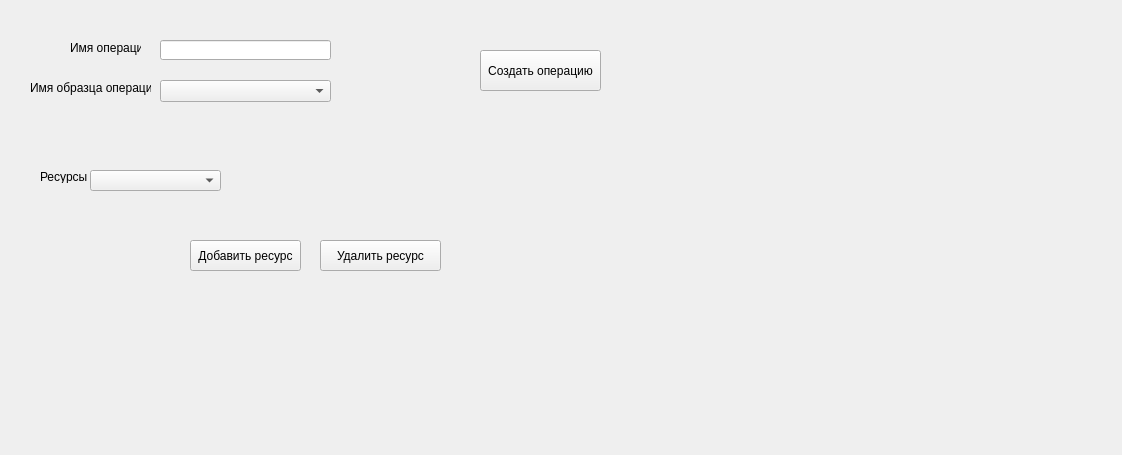
<?xml version="1.0" encoding="UTF-8"?>
<ui version="4.0">
 <class>FormCreateOperation</class>
 <widget class="QWidget" name="FormCreateOperation">
  <property name="geometry">
   <rect>
    <x>0</x>
    <y>0</y>
    <width>1122</width>
    <height>455</height>
   </rect>
  </property>
  <property name="windowTitle">
   <string>Создание операции</string>
  </property>
  <widget class="QLabel" name="label">
   <property name="geometry">
    <rect>
     <x>70</x>
     <y>40</y>
     <width>71</width>
     <height>16</height>
    </rect>
   </property>
   <property name="text">
    <string>Имя операции</string>
   </property>
  </widget>
  <widget class="QLineEdit" name="fldOperationName">
   <property name="geometry">
    <rect>
     <x>160</x>
     <y>40</y>
     <width>171</width>
     <height>20</height>
    </rect>
   </property>
  </widget>
  <widget class="QLabel" name="label_2">
   <property name="geometry">
    <rect>
     <x>30</x>
     <y>80</y>
     <width>121</width>
     <height>16</height>
    </rect>
   </property>
   <property name="text">
    <string>Имя образца операции</string>
   </property>
  </widget>
  <widget class="QComboBox" name="cmbPatternName">
   <property name="geometry">
    <rect>
     <x>160</x>
     <y>80</y>
     <width>171</width>
     <height>22</height>
    </rect>
   </property>
  </widget>
  <widget class="QPushButton" name="pushButton">
   <property name="geometry">
    <rect>
     <x>480</x>
     <y>50</y>
     <width>121</width>
     <height>41</height>
    </rect>
   </property>
   <property name="text">
    <string>Создать операцию</string>
   </property>
  </widget>
  <widget class="QLabel" name="label_3">
   <property name="geometry">
    <rect>
     <x>40</x>
     <y>170</y>
     <width>47</width>
     <height>13</height>
    </rect>
   </property>
   <property name="text">
    <string>Ресурсы</string>
   </property>
  </widget>
  <widget class="QComboBox" name="cmbResourceName">
   <property name="geometry">
    <rect>
     <x>90</x>
     <y>170</y>
     <width>131</width>
     <height>21</height>
    </rect>
   </property>
  </widget>
  <widget class="QPushButton" name="pushButton_2">
   <property name="geometry">
    <rect>
     <x>190</x>
     <y>240</y>
     <width>111</width>
     <height>31</height>
    </rect>
   </property>
   <property name="text">
    <string>Добавить ресурс</string>
   </property>
  </widget>
  <widget class="QPushButton" name="pushButton_3">
   <property name="geometry">
    <rect>
     <x>320</x>
     <y>240</y>
     <width>121</width>
     <height>31</height>
    </rect>
   </property>
   <property name="text">
    <string>Удалить ресурс</string>
   </property>
  </widget>
 </widget>
 <resources/>
 <connections/>
</ui>
